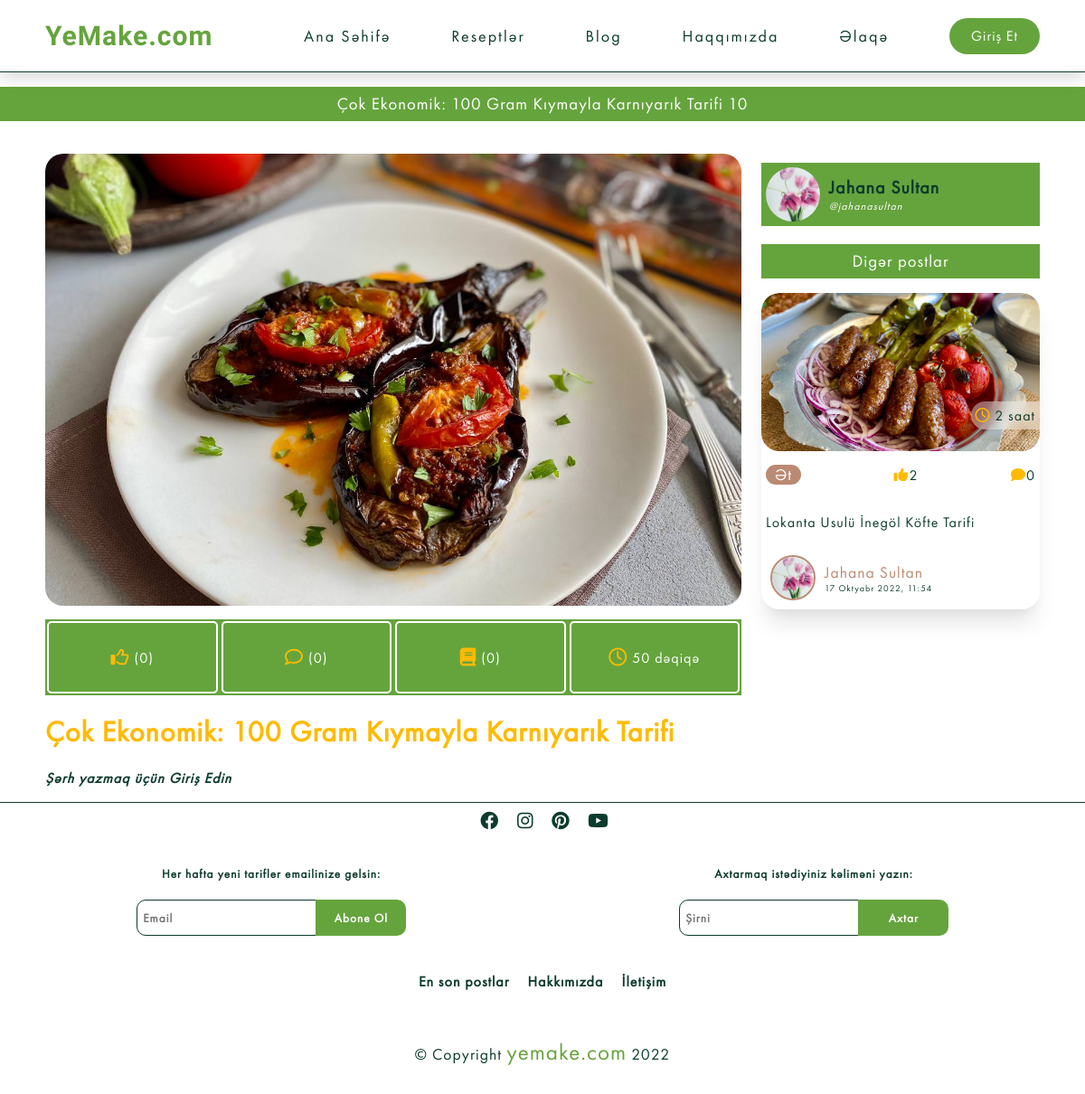
/recipe-details/cok-ekonomik--100-gram-kiymayla-karniyarik-tarifi, run on the app's committed database.
### recipes/models.py (models this page shows, shortened)
class Blog(models.Model):
    sn = 'saniyə'
    deq = 'dəqiqə'
    s = 'saat'
    g = 'gün'
    TIME_CHOICES = [
        (sn, "saniyə"),
        (deq, 'dəqiqə'),
        (s, 'saat'),
        (g, 'gün'),
    ]
    title = models.CharField(verbose_name="Başlıq",max_length=1500)
    description = QuillField(verbose_name="Açıqlama")
    image=models.ImageField(verbose_name="Şəkil",null=True, blank=True, default='Recipes/default.jpg', upload_to='Recipes')
    isActive=models.BooleanField(verbose_name="Aktivlik",default=False)
    category= models.ForeignKey(Category,verbose_name="Kateqoriya", on_delete=models.CASCADE)
    slug=models.SlugField(editable=False, verbose_name="Slug", null=True, unique=True)
    cook_time=models.IntegerField(verbose_name="Bişirilmə Vaxtı",null=True)
    time=models.CharField(verbose_name="Zaman Ölçüsü",max_length=10, choices=TIME_CHOICES, default=deq, null=True)
    created=models.DateTimeField("Yaradılma Vaxtı",auto_now_add=True, null=True)
    youtube_link=EmbedVideoField("Youtube Linki",null=True, blank=True)
    owner=models.ForeignKey(Profile,verbose_name="Postu Paylaşan", null=True, on_delete=models.SET_NULL)
    class Meta:
        ordering= ["-created"]
        verbose_name="Resept"
        verbose_name_plural="Reseptlər"

class Category(models.Model):
    title=models.CharField(max_length=250)
    image=models.ImageField(null=True,upload_to='Category')
    slug=models.SlugField(editable=False, verbose_name="Slug", null=True, unique=True)

class Vote(models.Model):
    VOTE_TYPE=(
        ("up","up vote"),
        ("down", "down vote")
    )
    value=models.CharField(max_length=200, choices=VOTE_TYPE)
    owner=models.ForeignKey(Profile, on_delete=models.CASCADE, null=True)
    recipe = models.ForeignKey(Blog, on_delete=models.CASCADE)
    class Meta:
        unique_together=[["owner", "recipe"]]

### users/models.py (models this page shows, shortened)
class Profile(models.Model):
    user=models.OneToOneField(User, on_delete=models.CASCADE, null=True )
    username=models.CharField(max_length=100, null=True, blank=True)
    name=models.CharField(max_length=200, null=True, blank=True)
    email=models.EmailField(max_length=200,null=True,blank=True, unique=True)
    short_info=models.CharField(max_length=200, null=True, blank=True)
    profile_image=models.ImageField(upload_to='Users', null=True, blank=True,default='Users/user-default.jpg')
    cover_image=models.ImageField(upload_to='Users', blank=True, null=True, default='Users/cover.webp')
    slug=models.SlugField( verbose_name="Slug", null=True, unique=True)

### recipes/views.py (the view, shortened to what this page needs)
# urls.py: path('recipe-details/<slug:slug>', views.details, name="blogdetails"),
def details(request, slug):
    form=ReviewForm
    blog = Blog.objects.get(slug=slug)
    blogs= Blog.objects.filter(category=blog.category).filter(~Q(id=blog.id))
    reviews=Review.objects.filter(recipe=blog)
    upvote=Vote.objects.filter(Q(recipe=blog) & Q(value="up"))
    downvote=Vote.objects.filter(Q(recipe=blog) & Q(value="down"))
    book=RecipeBook.objects.filter(recipe__slug=slug).count()
    context = {
        "blog" : blog,
        "blogs" : blogs,
        "review":reviews,
        "upvote":upvote,
        "downvote":downvote,
        "form":form,
        "book":book
    }
    return render(request, "recipes/recipe_details.html", context)

### templates/recipes/recipe_details.html (shortened to what this page needs)
{% extends 'base.html' %}
{% load embed_video_tags %}
{% load static %}
{% block css %}
<link rel="stylesheet" href='{% static '/css/recipe-details.css' %}?{% now "U" %}'>
<link rel="stylesheet" href='{% static '/css/index.css' %}?{% now "U" %}'>
{% endblock css %}
{% block content %}
<h3 class="title">{{blog.title}} {{blog.id}}</h3>
<div class="container  padding-x">
<div class="details">
    <img src="{{blog.image.url}}" alt="" >
    <div class="detail">
        <div class="category top">
            <i class="fa-regular fa-thumbs-up"></i>
            ({{upvote | length}})
        </div>
        <div class="comments top"><i class="fa-regular fa-comment"></i>({{review | length}})</div>
        <div class="recipe-book top"> <i class="fa-solid fa-book"></i>({{book}})
           </div>
        <div class="time top"><i class="fa-regular fa-clock"></i> {{blog.cook_time}} {{blog.time}}</div>
    </div>
    <div class="content">
        <h1>{{blog.title}}</h1>
    </div>
    <div class="iframe">
<div class="comments">{% if request.user.is_authenticated %}
{% if blog.review_set.all %}
<h1>Siz artıq şərh əlavə etmisiniz (<a href="">Düzəliş et</a>)</h1>
{% else %}
<h1 class="add-comment">Şərh Əlavə Edin</h1>
<form  method="POST" id="UserCommentForm" action="">
    {% csrf_token %}
    <div class="comment">
        <img src="{{user.profile.profile_image.url}}" alt="">
<div class="submit-btn">{{form}}<input type="submit" value="Əlavə Et"></div></div>
</form>
{% endif %}
{% else %}
<a href="{% url 'signin' %}?next={{request.path}}"><h4 class="comment-write">Şərh yazmaq üçün Giriş Edin</h4></a>
{% endif %}
</div>
</div>
</div>
<div class="other-posts">
   <a href=" {% if blog.owner.id == user.profile.id %} {% url 'profile' user.profile.slug %} {% else %} {% url 'Account' blog.owner.slug %} {% endif %}">
     <div class="owner">
        <div class="profile-img">
            <img src="{{blog.owner.profile_image.url}}" alt="">
            <div class="name">
                <h4>{{blog.owner.name}}</h4>
                <p>@{{blog.owner.username}}</p>
            </div>
        </div>
      </div>
    </a>
    <h3 class="title">Digər postlar</h3>
{% for blog in blogs %}
{% include "partials/__recipecard.html" %}
{% endfor %}
</div>
</div>
{% endblock  %}

### templates/base.html (shortened to what this page needs)
{% load static %}
<!DOCTYPE html>
<html lang="tr">
<head>
    <link rel="stylesheet" href="https://cdnjs.cloudflare.com/ajax/libs/font-awesome/6.1.2/css/all.min.css"
 />
    <link href="https://unpkg.com/pattern.css" rel="stylesheet">
    <link rel="stylesheet" href="//cdn.jsdelivr.net/npm/alertifyjs@1.13.1/build/css/alertify.min.css"/>
    <link rel="stylesheet" href="//cdn.jsdelivr.net/npm/alertifyjs@1.13.1/build/css/themes/default.min.css"/>
    <link rel="stylesheet" href='{% static '/css/style.css' %}?{% now "U" %}'>
    {% block css %}{% endblock  %}
</head>
<body class="bg">
    <nav class="padding-x">
            <div class="logo">
        <a href="{% url 'index' %}">
          YeMake.com
        </a>
    </div>
        <ul class="nav-links">
            <li><a href="{% url 'index' %}">Ana Səhifə</a></li>
            <li><a href="{% url 'recipes' %}">Reseptlər</a></li>
            <li><a href="{% url 'blogs' %}">Blog</a></li>
            <li><a href="{% url 'aboutus' %}">Haqqımızda</a></li>
            <li><a href="{% url 'contact' %}">Əlaqə</a></li>
            {% if request.user.is_authenticated  %}
            <li>
               <div class="notifications">
                   <i class="fa-solid fa-bell"></i>
                   <div class="count">0</div>
                   {% comment %} <div class="notification-dropdown">
                    <ul>
                        <li>hello</li>
                    </ul>
                   </div> {% endcomment %}
               </div>
            </li>
                <li class="profile-nav">
                    <div class="profile-go">
                        {% if user.profile.profile_image %}
                        <img src="{{user.profile.profile_image.url}}" alt="">
                        {% else %}
            <img src="{% static 'image/user-default.jpg' %}" alt="">
                        {% endif %}
                         <p>{{user.profile.name}}</p></div>
                    <div class="dropdown">
                        <ul>
                           <a href="{% url 'profile' user.profile.slug %}">
                            <li><i class="fa-solid fa-user"></i> Profil</li>
                           </a><a href="{% url 'edit-account' %}">
                            <li><i class="fa-solid fa-gear"></i> Tənzimləmələr</li>
                           </a><a href="{% url 'signout' %}">
                            <li><i class="fa-solid fa-arrow-right-from-bracket"></i> Çıxış</li>
                           </a>
                        </ul>
                    </div>
                </li>
            {% else %}
            <a href="{% url 'signin' %}">
                <li><button class="join-button" >Giriş Et</button></li>
            </a>
            {% endif %}
        </ul>
    </nav>
    {% block content %}
     {% endblock  %}
    <footer>
        <div class="footer">
            <div class="icons">
                <a href="#"><i class="fab fa-facebook"></i></a>
                <a href="#"><i class="fab fa-instagram"></i></a>
                <a href="#"><i class="fab fa-pinterest"></i></a>
                <a href="#"><i class="fab fa-youtube"></i></a>
            </div>
            <div class="input">
                <form class="subscribe" action="{% url 'subscribe' %}" method="POST">
                    <h5>Her hafta yeni tarifler emailinize gelsin:</h5>
                    <input type="email" placeholder="Email" name="email">
                    <button>Abone Ol</button>
                </form>
                <div class="search">
                    <h5>Axtarmaq istədiyiniz kəliməni yazın:</h5>
                    <form action="{% url 'recipes' %}" method="get" id="searchForm">
                    <input type='text' id="search" class="searchbar" placeholder="Axtar" name="search_query" />
                    <button type="submit" id="searchbarsubmit">Axtar</button>
                </form>
                </div>
            </div>
            <div class="footer-nav">
                <a href="">En son postlar</a>
                <a href="about.html">Hakkımızda</a>
                <a href="contact.html">İletişim</a>
            </div>
        </div>
        <hr>
        <div class="copyright">
            <p>© Copyright <span>yemake.com</span> {% now "Y" as current_year %}{{ current_year }} </p>
        </div>
    </footer>
</body>
</html>

### templates/partials/__recipecard.html (shortened to what this page needs)
<div class="post-card">
    <div class="img">
        <img src="{{blog.image.url}}" alt="">
    </div>
    <div class="category">
        <a href="{% url 'recipe-category' blog.category.slug %}"><div class="post-category">
            <p>{{blog.category.title}}</p>
        </div></a>
        <div class="time-cook"><i class="fa-regular fa-clock"></i> {{blog.cook_time}} {{blog.time}}</div>
        <div class="stars"><i class="fa-solid fa-thumbs-up"></i>{{blog.vote_set.all | length }}</div>
        <div class="comment"><i class="fa-solid fa-comment"></i>{{blog.review_set.all | length}}</div>
    </div>
    <div class="title"><a href="{% url 'blogdetails' blog.slug %}">
            <h4>{{blog.title | truncatechars:50}}</h4>
        </a>
    </div>
  <a href="{% if blog.owner.id == user.profile.id %} {% url 'profile' user.profile.slug %} {% else %} {% url 'Account' blog.owner.slug %} {% endif %}" class="profile">
    <div class="profile">
        <div class="profile-photo">
            {% if blog.owner.profile_image %}
            <img src="{{blog.owner.profile_image.url}}" alt="">
            {% endif %}</div>
        <div class="name-date">
            <p class="name">{{blog.owner.name}}</p>
            <p class="date">{{blog.created}}</p>
        </div>
    </div>
</a>
</div>

### static/css/style.css (style rules this page uses)
:root { --dark-green: #0c3b2e; --light-green: #65A43D; --water-green: #bb8a72; --grass-green: #0c3b2e; --brokolli-green: #008c3f; --carrot: #65A43D; --yellow: #ffba00; }
* { margin: 0; padding: 0; color: #f2f5f7; letter-spacing: 1px; font-weight: 300; color: var(--dark-green); text-decoration: none; list-style: none; box-sizing: border-box; font-family: "Montserrat", sans-serif; font-family: "FuturaPT", sans-serif; }
h1, h2, h3, h4, h5, h6 { font-family: "FuturaPT", sans-serif; }
p { font-size: 1.1rem; }
html { scroll-behavior: smooth; }
img { width: 100%; height: 100%; }
.padding-x { padding-left: 50px; padding-right: 50px; }
h3.title { background-color: var(--carrot); backdrop-filter: blur(5px); -webkit-backdrop-filter: blur(5px); text-align: center; padding: 7px; word-wrap: break-word; color: #fff; margin: 1rem 0; }
button { cursor: pointer; }
img { object-fit: cover; }
nav { width: 100%; background-color: #fff; border-bottom: 1px solid var(--grass-green); box-shadow: 0 3px 20px rgba(0, 0, 0, 0.2); display: flex; align-items: center; position: sticky; top: 0; z-index: 1000; justify-content: space-between; height: 80px; }
.logo { display: flex; align-items: center; transition: 0.3s ease; width: 25%; }
.logo a { text-decoration: none; font-size: 30px; font-weight: 900; color: var(--light-green); display: block; font-family: 'Fredericka the Great', cursive; }
.nav-links { display: flex; width: 74%; justify-content: space-between; align-items: center; }
.nav-links li a { display: inline-block; letter-spacing: 2px; transition: 0.3s ease; font-size: 18px; font-weight: 500; }
.join-button { color: #fff; background-color: var(--carrot); border-radius: 2em; padding: 0.6rem 0.8rem; font-size: 1rem; cursor: pointer; width: 100px; height: 40px; border: 0; }
footer { width: 100%; min-height: 100px; background: #fff; border-top: 1.5px solid var(--dark-green); z-index: 100; text-align: center; margin-top: 1rem; }
.footer-nav { display: flex; justify-content: center; margin: 10px; }
.footer-nav a { text-decoration: none; margin: 10px; font-weight: 600; transition: 0.3s ease; }
.footer input { width: 200px; height: 40px; color: #131418; font-weight: 600; padding: 6.5px; border: 1px solid var(--dark-green); border-radius: 10px 0 0 10px; }
.footer button { height: 40px; width: 100px; background-color: var(--carrot); font-weight: 800; border: 0; padding: 5.5px; border-radius: 0 10px 10px 0; margin-left: -6px; color: #fff; }
.input { display: flex; justify-content: space-around; margin-bottom: 30px; }
footer i { transition: 0.5s; font-size: 20px; margin: 10px 5px 20px 10px; }
h5 { margin: 20px !important; font-weight: 600; }
hr { background-color: #fff; height: 1px; border: 0; margin: 20px 0 10px 0; }
.copyright p { padding: 10px 10px 30px 10px; margin-bottom: 0px !important; text-align: center; }
.copyright p span { color: var(--light-green); font-size: 25px; }
.searchbar { width: 300px; padding: 10px; }

### static/css/recipe-details.css (style rules this page uses)
.container { display: flex; gap: 2%!important; }
.other-posts h3 { margin-top: 0; }
.details { width: 70%; margin-top: 20px; }
img { width: 100%; height: 500px; border-radius: 20px; }
.owner { display: flex; justify-content: space-between; align-items: center; padding: 5px; margin-top: 10px; margin-bottom: 20px; background-color: var(--light-green); }
.comment { display: flex; justify-content: space-between; align-items: center; }
.comment-write { font-weight: 700; font-style: italic; }
.owner p { font-size: 12px; }
.owner h4 { font-size: 20px; font-weight: 900; }
.owner p:first-of-type { font-style: italic; color: #fff !important; }
.owner .profile-img { display: flex; align-items: center; }
.owner .profile-img img { width: 60px; height: 60px; border-radius: 50%; margin-right: 10px; }
.other-posts { width: 28%; margin-top: 20px; }
.detail { display: flex; width: 100%; margin-top: 10px; background-color: var(--light-green); }
.detail .top { width: 25%; height: 80px; display: flex; justify-content: center; align-items: center; border: 2px solid #fff; border-radius: 5px; margin: 2px; color: #fff; }
.detail .top i { font-size: 20px; margin-right: 5px; cursor: pointer; color: var(--yellow); }
.content { margin: 20px 0; }
.content h1 { color: var(--yellow); font-weight: 700; margin-bottom: 20px; }

### data on the page
Blog: title "Çok Ekonomik: 100 Gram Kıymayla Karnıyarık Tarifi", id "10", image (picture), cook_time "50", time "dəqiqə", owner.profile_image (picture), owner.name "Jahana Sultan", owner.username "jahanasultan"
Blog: image (picture), category "Ət", cook_time "2", time "saat", vote_set.all|length "2", review_set.all|length "0", title "Lokanta Usulü İnegöl Köfte Tarifi", owner.profile_image (picture), owner.name "Jahana Sultan", created "17 Oktyabr 2022, 11:54"

### other printed values
{{ upvote | length }} "0"
{{ review | length }} "0"
{{ book }} "0"
{{ current_year }} "2022"
